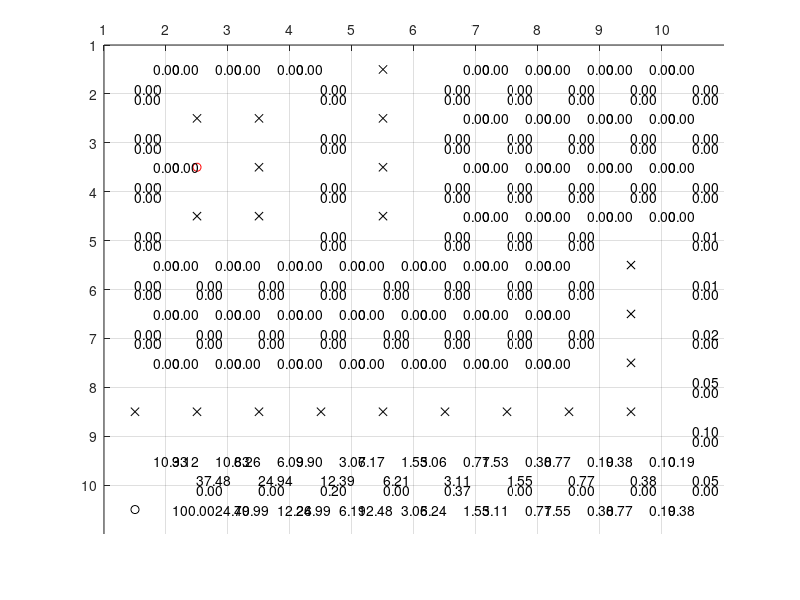

Reproduce this figure in MATLAB.
function qlearn
% TODO: probability for movement
% TODO: traversal, debug info plot

%clc; clear all; close all;

%--------------------------------------------------------------------------
% 1) Create map, Draw the map
%
% It should show Q values, Destination.
% For each episode, update the Q values.
%--------------------------------------------------------------------------
global S; S = 7;
global G; G = 8;
global C; C = 1;
global O; O = 0;

small_map = ...
      [ C, C, C, C;
        C, O, O, C;
        C, S, O, C;
        C, O, C, G;
        ];
small_map2 = ...
      [ S, O, C;
        C, C, C;
        C, G, C;
        ];

small_map3 = ...
      [ S, C, C;
        O, C, C;
        C, C, G;
        ];

large_map = ...                                                                                                                                                                                                   
        [ C, C, C, C, O, C, C, C, C, C;                                                                                                                                                                             
          C, O, O, C, O, C, C, C, C, C;                                                                                                                                                                             
          C, S, O, C, O, C, C, C, C, C;                                                                                                                                                                             
          C, O, O, C, O, C, C, C, C, C;                                                                                                                                                                             
          C, C, C, C, C, C, C, C, O, C;                                                                                                                                                                             
          C, C, C, C, C, C, C, C, O, C;                                                                                                                                                                             
          C, C, C, C, C, C, C, C, O, C;                                                                                                                                                                             
          O, O, O, O, O, O, O, O, O, C;                                                                                                                                                                             
          C, C, C, C, C, C, C, C, C, C;                                                                                                                                                                             
          G, C, C, C, C, C, C, C, C, C;                                                                                                                                                                             
        ];
map = large_map;


global ROW;
global COL;
[ROW,COL] = size(map);
display(sprintf('INFO: Map size = %d x %d',ROW,COL));
display(sprintf('INFO: 0 - obstacle | 1 - clear path | 7 - start | 8 - goal'));

%--------------------------------------------------------------------------
% 2) Validate map, and capture start, goal position
% Draw the map if valid
%--------------------------------------------------------------------------
num_start = 0;
num_goal = 0;
for r = 1:ROW
  for c = 1:COL
    if( map(r,c) == S )
      num_start = num_start + 1;
      start_r = r; start_c = c;
    end
    if( map(r,c) == G )
      num_goal = num_goal + 1;
      goal_r = r; goal_c = c;
    end
  end
end
if( num_start > 1 || num_goal > 1 )
  display('ERROR: Validate map: Too many start or goal');
  return;
end

% draw a map
axis([1 COL+1 1 ROW+1]);
grid on;
hold on;
set(gca,'XTick',[1:1:COL]);
set(gca,'YTick',[1:1:ROW]);
set(gca,'xaxislocation','top','ydir','reverse');

% plot start, goal, obstacles
plot(start_c+0.5,start_r+0.5,'ro');
plot(goal_c+0.5,goal_r+0.5,'ko');
for ri = 1:ROW
  for ci = 1:COL
    if(map(ri,ci)==O) % if it is a obstacle draw it
      plot(ci+0.5,ri+0.5,'kx');
    end
  end
end

%--------------------------------------------------------------------------
% 3) convert map into immediate reward matrix (node base) using following
%
%     100  - goal
%     0    - clear path
%     -inf - obstacle, self, not reachable, or diagonal...
%--------------------------------------------------------------------------
num_states = ROW*COL;
start_state = rc2indx(start_r,start_c);
goal_state = rc2indx(goal_r,goal_c);
R(num_states,num_states) = 0;

% 1st loop represent current node
% 2nd loop represent visiting node, check if it is clear path, or obstacle
for qx = 1:num_states
  [cr,cc] = indx2rc(qx);  % (c)urrent (r)ow and (c)ol
  if( map(cr,cc) == O ) % current node is an obstacle
    R(qx,:) = -inf;
    continue;
  end
  for qy = 1:num_states
    [vr,vc] = indx2rc(qy);
    if ( abs(vr-cr) == 1 && cc == vc ) % +/1 row
      if ( map(vr,vc) == C || map(vr,vc) == S )
        R(qx,qy) = 0;
      elseif( map(vr,vc) == G )
        R(qx,qy) = 100;
      else
        R(qx,qy) = -inf;
      end
    elseif (abs(vc-cc) == 1 && cr == vr ) % +/- col
      if ( map(vr,vc) == C || map(vr,vc) == S )
        R(qx,qy) = 0;
      elseif( map(vr,vc) == G )
        R(qx,qy) = 100;
      else
        R(qx,qy) = -inf;
      end
    else % diagonal
      R(qx,qy) = -inf;
    end
  end
end

R

%--------------------------------------------------------------------------
% 4) set up constants alpha, gamma, probabilities of movement, 
%--------------------------------------------------------------------------
global ALPHA; ALPHA = 0.5;
global GAMMA; GAMMA = 0.5;
global EPISODES; EPISODES = 20;
display(sprintf('INFO: alpha %f',ALPHA));
display(sprintf('INFO: gamma %f',GAMMA));
display(sprintf('INFO: max episode %f',EPISODES));

%--------------------------------------------------------------------------
% 5) loop thru num of EPISODES
%--------------------------------------------------------------------------

textbox(ROW,COL) = struct('up',[],'down',[],'left',[],'right',[]);

Q = zeros(size(R));
for e = 1:EPISODES
  s = randperm(num_states,1); % current state
  while s ~= goal_state
    avail_actions = find(R(s,:) >= 0); % find num of possible actions
    num_actions = size(avail_actions,2);
    if ( num_actions > 0 )
      % policy for selecting action goes here
      action_taken = ( round(rand() * (num_actions - 1)) ) + 1;
    else
%      display('on obstacles');
      break;  % started on an obstacle state
    end
    
    % get maximum q value for all states
    q_max = max(Q,[],2);
    % future state, or the action
    fs = avail_actions(action_taken);
    Q(s,fs) = Q(s,fs) + ALPHA * ( R(s,fs) + GAMMA * q_max(fs) - Q(s,fs) );


    % update plot
    [r,c] = indx2rc(s);
    [fr,fc] = indx2rc(fs);

    str = sprintf('%0.2f', Q(s,fs));
    if ( fr - r == 1 )  % r+1
      if(isempty(textbox(r,c).down))
        textbox(r,c).down = text(c+0.5, r+0.9,str);
      else
        set(textbox(r,c).down,'String',str);
      end
    elseif ( r - fr == 1) % r-1
      if(isempty(textbox(r,c).up))
        textbox(r,c).up = text(c+0.5, r+0.1,str);
      else
        set(textbox(r,c).down,'String',str);
      end
    elseif( fc - c == 1) % c+1
      if(isempty(textbox(r,c).right))
        textbox(r,c).right = text(c+0.8, r+0.5,str);
      else
        set(textbox(r,c).right,'String',str);
      end
    elseif( c - fc == 1) % c-1
      if(isempty(textbox(r,c).left))
        textbox(r,c).left = text(c+0.1, r+0.5,str);
      else
        set(textbox(r,c).left,'String',str);
      end
    else
      display('should not be here, bug');
    end
    %pause(0.0000001); 
    s = fs;
  end
end

Q

%--------------------------------------------------------------------------
% 6) Traverse from any starting point
%--------------------------------------------------------------------------




%--------------------------------------------------------------------------
% util
%--------------------------------------------------------------------------
function index = rc2indx(r,c)
global ROW;
global COL;
index = (r-1)*COL+c;

function [r,c] = indx2rc(i)
global ROW;
global COL;
r = ceil(i/COL);
c = mod(i,COL);
if( c == 0 )
  c = COL;
end
